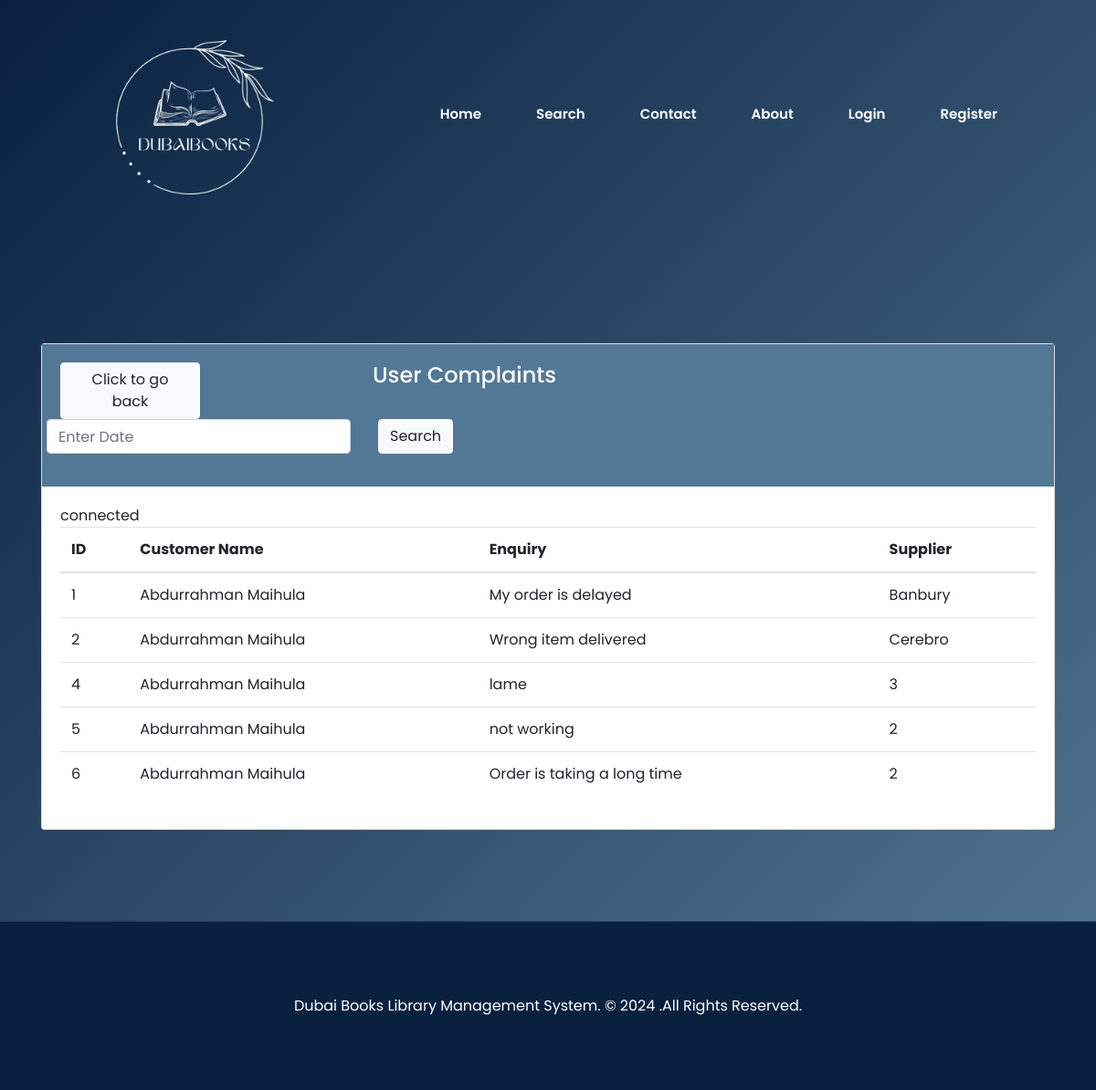
Page /AdminWW/php/viewcomp.php on the committed database.
### tables this page shows
CREATE TABLE `user_comp` (
  `id` int(11) NOT NULL,
  `user` varchar(255) NOT NULL,
  `comp` varchar(255) NOT NULL,
  `supplier` varchar(255) NOT NULL
);

### AdminWW/php/suppliers_process.php (the view, shortened to what this page needs)
<?php
function view_comp(){
    require('cons.php');
    $sql = "SELECT * FROM user_comp";
    $result = mysqli_query($conn, $sql);
    if(mysqli_num_rows($result) > 0){
        while ($row=mysqli_fetch_array($result)) {
            $id =  $row['id'];
            $name = $row['user'];
            $comp = $row['comp'];
            $supp = $row['supplier'];
            echo "<tr>
            <td>$id</td>
            <td>$name</td>
            <td>$comp</td>
            <td>$supp</td>
            </tr>";
        }
    } else {
        echo "<script>alert('The record cant be found')</script>";
        echo "<script>window.open('adminpanel.php', '_self')</script>";
    }
}
?>

### AdminWW/php/viewcomp.php (shortened to what this page needs)
<!DOCTYPE html>
<html>
<head>
<?php include('suppliers_process.php') ?>
<link rel="stylesheet" href="https://stackpath.bootstrapcdn.com/bootstrap/4.3.1/css/bootstrap.min.css">
  <link rel="stylesheet" type="text/css" href="index_style.css">
  <link rel="stylesheet" href="https://unpkg.com/boxicons@latest/css/boxicons.min.css">
  <link href="https://cdn.jsdelivr.net/npm/remixicon@3.6.0/fonts/remixicon.css" rel="stylesheet">
<head>
	<header>
		<img src="../images/Dubaibookss.png" alt="Logo Image" width="200" height="200" class="d-inline-block align-top">
		<ul class="navlist">
			<li><a href="new_index.php" style="color: white;">Home</a></li>
			<li><a href="Searchfeature.php" style="color: white;">Search</a></li>
			<li><a href="contact.php" style="color: white;">Contact</a></li>
			<li><a href="about.php" style="color: white;">About</a></li>
			<li><a href="userlogin.php" style="color: white;">Login</a></li>
			<li><a href="signup.php" style="color: white;">Register</a></li>
		</ul>
	</header>
</head>
<body>
<div class="container">
					<a class="navbar-brand logo_h" href="index.html"><img src="img/uob.png" alt=""></a>
</div>
<div class="container" style="width: 1500px; margin-top:100px";>
	<div class="card">
    	<div class="card-body" style="background-color: #537895; color: white; border-color: #06F2F8;">
         <div class="row">
         <div class="col-md-2">
         <a href="adminpanel.php" class="btn btn-light">Click to go back</a></div>
		<div class="col-md-6">
		<center><h4> User Complaints</h4> </center></div>
		 <div class="col-md5">
		 	<form action="orderbydate.php" method="post" class="form-group">
		 		<div class="row">
		 		<div class="col-md-9"><input type="text" name="search" class="form-control" required placeholder="Enter Date"></div>
		 		<div class="col-md-3"><input type="submit" name="search_button" class="btn btn-light" value="Search"></div>
		 	</div>
		 	</form>
		 </div>
		 </div>
	</div>
		<div class="card-body">
			<table class="table table-hover">
  <thead>
    <tr>
      <th scope="col">ID</th>
      <th scope="col">Customer Name</th>
      <th scope="col">Enquiry</th>
      <th scope="col">Supplier</th>
    </tr>
  </thead>
  <tbody>
    <?php
      view_comp();
     ?>
  </tbody>
</table>
		</div>
	</div>
</div>
<footer id="footer">
    <div class="container-footer">
        <div class="row">
            <div class="col-sm-12">
                <center> Dubai Books Library Management System. &copy; <?= date('Y'); ?> .All Rights Reserved.</center>
                <div class="icons footer-icons">
                </div>
            </div>
        </div>
    </div>
</footer>
</body>
</html>

### AdminWW/php/index_style.css (style rules this page uses)
* { padding: 0; margin: 0; box-sizing: border-box; font-family: 'Poppins', sans-serif; list-style: none; text-decoration: none; }
body { background: linear-gradient(135deg, #09203F, #537895); }
header { position: relative; right: 0; top: 0; z-index: 1000; width: 100%; display: flex; align-items: center; justify-content: space-between; padding: 33px 9%; background: transparent; }
.navlist { display: flex; }
.navlist a { color: white; margin-left: 60px; font-size: 15px; font-weight: 600; border-bottom: 2px solid transparent; transition: all .55s ease; }
.icons { position: absolute; top: 50%; padding: 0 9%; transform: translateY(-50px); }
.footer-icons { text-align: center; margin-top: 20px; display: flex; justify-content: center; }

### AdminWW/php/viewcomp.php (style rules this page uses)
body { background: linear-gradient(135deg, #09203F, #537895); }
.navbar-brand { display: flex; justify-content: center; align-items: center; }
footer { background-color: #09203F; color: #fff; padding: 80px 0; margin-top: 100px; border-top: 1px solid rgba(255, 255, 255, 0.1); width: 100%; }
.container-footer { width: 100%; padding: 0 15px; }

### rows in the picture
user_comp: id "1", user "Abdurrahman Maihula", comp "My order is delayed", supplier "Banbury"
user_comp: id "2", user "Abdurrahman Maihula", comp "Wrong item delivered", supplier "Cerebro"
user_comp: id "4", user "Abdurrahman Maihula", comp "lame", supplier "3"
user_comp: id "5", user "Abdurrahman Maihula", comp "not working", supplier "2"
user_comp: id "6", user "Abdurrahman Maihula", comp "Order is taking a long time", supplier "2"
